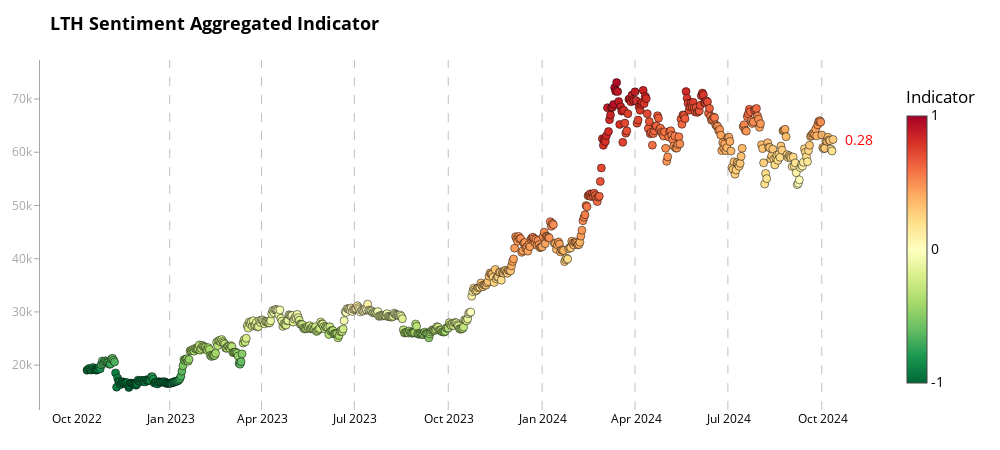

Source (notebook cell):
### Code cell
# Example usage
fig2 = chart_aggregate(merged_df, 'aggregate_indicator_equalweight', 'price_usd_close', "LTH Sentiment Aggregated Indicator")
fig2.show()
pio.write_html(fig2, file=f'bitcoin_analysis_lth_aggr_last_2year.html')
print("All charts have been displayed and saved as separate HTML files.")

### Figure 1 — Plotly figure (JSON) as saved in the notebook; plotly's stock layout.template omitted (floating-point values rounded to 4 significant figures; data arrays with more than 128 entries replaced by an {"elided": "..."} marker saying what was removed)
{"data": [{"hoverinfo": "text", "marker": {"cmax": 1, "cmin": -1, "color": {"elided": "732 float values"}, "colorbar": {"len": 0.9, "lenmode": "fraction", "thickness": 20, "ticktext": ["-1", "0", "1"], "tickvals": [-1, 0, 1], "title": {"text": "Indicator"}, "x": 1.02, "xpad": 10}, "colorscale": [[0.0, "rgb(0,104,55)"], [0.1, "rgb(26,152,80)"], [0.2, "rgb(102,189,99)"], [0.3, "rgb(166,217,106)"], [0.4, "rgb(217,239,139)"], [0.5, "rgb(255,255,191)"], [0.6, "rgb(254,224,139)"], [0.7, "rgb(253,174,97)"], [0.8, "rgb(244,109,67)"], [0.9, "rgb(215,48,39)"], [1.0, "rgb(165,0,38)"]], "line": {"color": "black", "width": 0.5}, "size": 8}, "mode": "markers", "text": {"elided": "732 str values"}, "x": {"elided": "732 str values"}, "y": {"elided": "732 float values"}, "type": "scatter"}], "layout": {"shapes": [{"line": {"color": "rgba(128, 128, 128, 0.7)", "dash": "dash", "width": 1}, "opacity": 0.7, "type": "line", "x0": "2022-12-31T00:00:00", "x1": "2022-12-31T00:00:00", "xref": "x", "y0": 0, "y1": 1, "yref": "y domain"}, {"line": {"color": "rgba(128, 128, 128, 0.7)", "dash": "dash", "width": 1}, "opacity": 0.7, "type": "line", "x0": "2023-03-31T00:00:00", "x1": "2023-03-31T00:00:00", "xref": "x", "y0": 0, "y1": 1, "yref": "y domain"}, {"line": {"color": "rgba(128, 128, 128, 0.7)", "dash": "dash", "width": 1}, "opacity": 0.7, "type": "line", "x0": "2023-06-30T00:00:00", "x1": "2023-06-30T00:00:00", "xref": "x", "y0": 0, "y1": 1, "yref": "y domain"}, {"line": {"color": "rgba(128, 128, 128, 0.7)", "dash": "dash", "width": 1}, "opacity": 0.7, "type": "line", "x0": "2023-09-30T00:00:00", "x1": "2023-09-30T00:00:00", "xref": "x", "y0": 0, "y1": 1, "yref": "y domain"}, {"line": {"color": "rgba(128, 128, 128, 0.7)", "dash": "dash", "width": 1}, "opacity": 0.7, "type": "line", "x0": "2023-12-31T00:00:00", "x1": "2023-12-31T00:00:00", "xref": "x", "y0": 0, "y1": 1, "yref": "y domain"}, {"line": {"color": "rgba(128, 128, 128, 0.7)", "dash": "dash", "width": 1}, "opacity": 0.7, "type": "line", "x0": "2024-03-31T00:00:00", "x1": "2024-03-31T00:00:00", "xref": "x", "y0": 0, "y1": 1, "yref": "y domain"}, {"line": {"color": "rgba(128, 128, 128, 0.7)", "dash": "dash", "width": 1}, "opacity": 0.7, "type": "line", "x0": "2024-06-30T00:00:00", "x1": "2024-06-30T00:00:00", "xref": "x", "y0": 0, "y1": 1, "yref": "y domain"}, {"line": {"color": "rgba(128, 128, 128, 0.7)", "dash": "dash", "width": 1}, "opacity": 0.7, "type": "line", "x0": "2024-09-30T00:00:00", "x1": "2024-09-30T00:00:00", "xref": "x", "y0": 0, "y1": 1, "yref": "y domain"}], "annotations": [{"align": "left", "font": {"color": "red", "size": 14}, "showarrow": false, "text": "0.28", "x": "2024-10-11T00:00:00", "xanchor": "left", "xshift": 10, "y": 62400.0, "yanchor": "middle"}], "title": {"font": {"color": "black", "size": 18, "weight": "bold"}, "text": "LTH Sentiment Aggregated Indicator"}, "font": {"color": "black", "size": 14}, "margin": {"l": 40, "r": 120, "t": 60, "b": 40}, "showlegend": false, "hovermode": "closest", "plot_bgcolor": "white", "paper_bgcolor": "white", "width": 1000, "height": 450, "xaxis": {"tickfont": {"color": "black", "size": 12}, "showgrid": false, "zeroline": false, "dtick": "M3", "tickformat": "%b %Y", "showline": false, "mirror": false}, "yaxis": {"tickfont": {"color": "rgba(128, 128, 128, 0.7)", "size": 12}, "showgrid": false, "zeroline": false, "showline": true, "linewidth": 1, "linecolor": "rgba(128, 128, 128, 0.7)", "mirror": false, "ticks": "outside", "ticklen": 5, "tickcolor": "rgba(128, 128, 128, 0.7)"}}}
